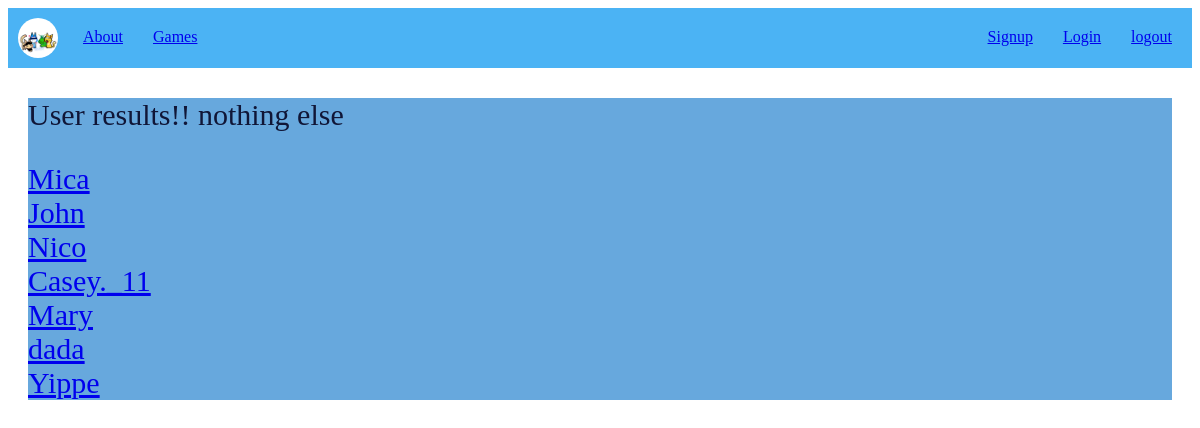
/UserPage, run on an earlier commit of the app's database.
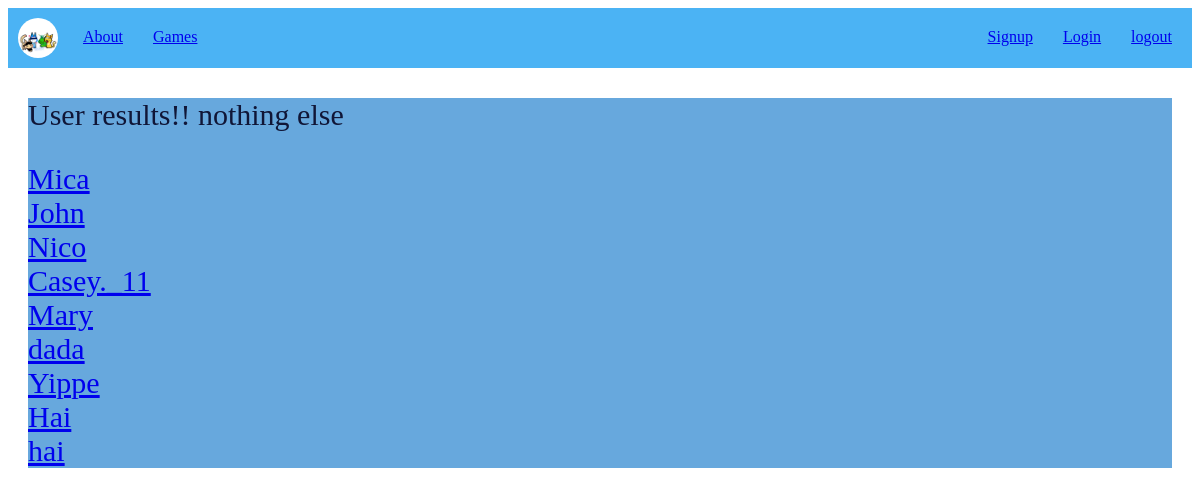
And on a later commit of the database.
### tables this page shows
CREATE TABLE "User" (
	"id"	INTEGER NOT NULL UNIQUE,
	"Username"	TEXT NOT NULL UNIQUE,
	"Password"	TEXT NOT NULL UNIQUE,
	"Game_fav"	INTEGER,
	PRIMARY KEY("id" AUTOINCREMENT)
);

### app.py (the view)
@app.route('/UserPage' )
def user():
    results = query_db("SELECT * FROM User")
    return render_template('UserPage.html', results=results)

### app.py (called while the page is built)
def query_db(sql,args=(),one=False):
    db = sqlite3.connect(DATABASE)
    cursor = db.cursor()
    cursor.execute(sql, args)
    results = cursor.fetchall()
    db.commit()
    db.close()
    return (results[0] if results else None) if one else results

### templates/UserPage.html
{% extends 'base.html' %}
{% block content%}
<section class="UserBox">
    <p> User results!! nothing else </p>
    {% for User in results %}
        <li>
            <a href="User/{{User[0]}}">{{ User[1] }}</a>
        </li>
    {% endfor %}
</section>
{% endblock %}

### templates/base.html (shortened to what this page needs)
<!DOCTYPE html>
<html lang="en">
<head>
    <link rel="stylesheet" href="{{ url_for('static', filename= 'style.css') }}">
</head>
<body>
    {% include 'nav.html' %}
    {% block content %} {% endblock %}
</body>
</html>

### templates/nav.html
<nav class="navbar">
    <img src="{{ url_for('static', filename= 'test-1-2.jpg') }}" alt="Epik Lago" class="logo">
        <div>
            <ul>
                <li><a class="nav-left" href="/">About</a></li>
                <li><a class="nav-left" href="/Game">Games</a></li>
            </ul>
        </div>
        <div>
            <ul>
                <li><a class="nav-right" href="/">logout</a></li>
                <li><a class="nav-right" href="/Login">Login</a></li>
                <li><a class="nav-right" href="/signup">Signup</a></li>
            </ul>
        </div>
</nav>

### static/style.css (style rules this page uses)
.navbar { background-color: rgb(75, 179, 244); overflow: hidden; padding: 0px; margin: 0px; position: sticky; }
.navbar ul { list-style-type: none; margin: 5px; }
.navbar a { display: block; padding: 15px; text-align: center; display:block; }
.logo { float: left; width: 40px; height: 40px; margin: 10px; border-radius: 50%; display: block; }
.nav-left { float: left; }
.nav-right { float: right; }
.UserBox { background-color: #67a8dd; color: #101637; font-size: 30px; margin: 20px; list-style-type: none; }
p { background-color: #67a8dd; color: #101637; }

What changed in the data, as far as the page shows it:
added User: Username "Hai"
added User: Username "hai"
